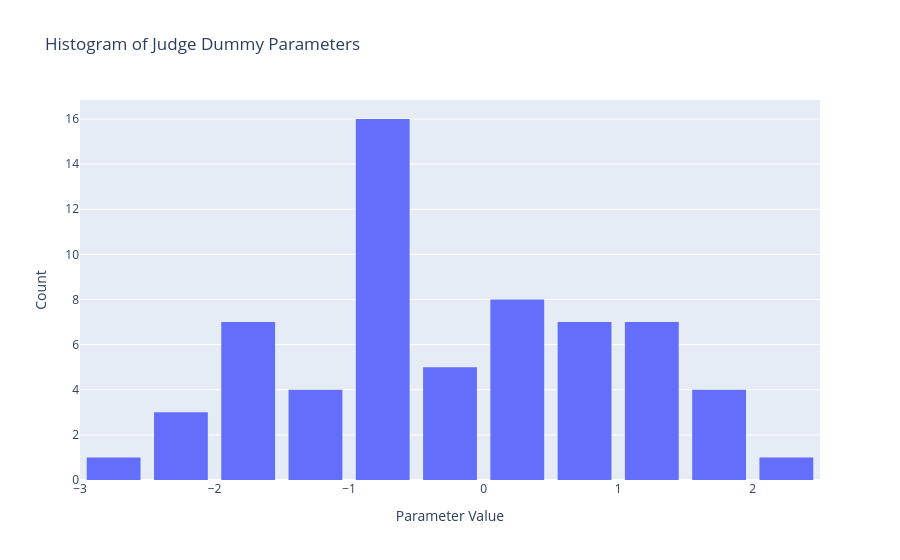

Notebook code for this chart:
### Markdown cell above
## Dist of Dummies

### Code cell
# Filter to only 'specific_judge_same' interaction parameters
dummies_params = param_df[param_df.param_name.isin(quoted_dummies)]

fig = px.histogram(
    dummies_params,
    x="param_val",
    nbins=25,
    title="Histogram of Judge Dummy Parameters",
    labels={"param_val": "Parameter Value"}
)

fig.update_layout(
    xaxis_title="Parameter Value",
    yaxis_title="Count",
    bargap=0.2
)

fig.show()

### Figure 1 — Plotly figure (JSON) as saved in the notebook; plotly's stock layout.template omitted (floating-point values rounded to 4 significant figures)
{"data": [{"bingroup": "x", "hovertemplate": "Parameter Value=%{x}<br>count=%{y}<extra></extra>", "legendgroup": "", "marker": {"color": "#636efa", "pattern": {"shape": ""}}, "name": "", "nbinsx": 25, "orientation": "v", "showlegend": false, "type": "histogram", "x": [-0.738, -1.708, -0.8064, -0.5438, 0.1305, 1.018, 0.657, -1.437, -0.7041, -1.936, -2.243, -0.7782, 0.8691, -1.122, -0.3204, -0.7957, 1.121, -0.1325, 1.222, -0.795, -2.929, 1.206, 1.59, -1.85, 0.5831, 2.236, -0.1489, -1.953, 0.09849, -0.9617, 1.546, -0.5682, -0.9844, 1.714, 1.241, 0.8623, -0.6725, -0.7913, 0.2895, 0.3303, -0.6853, -0.3719, -0.05538, -1.098, -1.589, 0.5583, -0.9635, 0.01784, -0.5484, -1.191, 0.387, 0.4287, -1.529, -2.368, 0.7001, 1.922, 1.433, 0.253, 1.175, -2.011, -1.626, -0.939, 0.5826], "xaxis": "x", "yaxis": "y"}], "layout": {"bargap": 0.2, "barmode": "relative", "legend": {"tracegroupgap": 0}, "title": {"text": "Histogram of Judge Dummy Parameters"}, "xaxis": {"anchor": "y", "domain": [0, 1], "title": {"text": "Parameter Value"}}, "yaxis": {"anchor": "x", "domain": [0, 1], "title": {"text": "Count"}}}}
